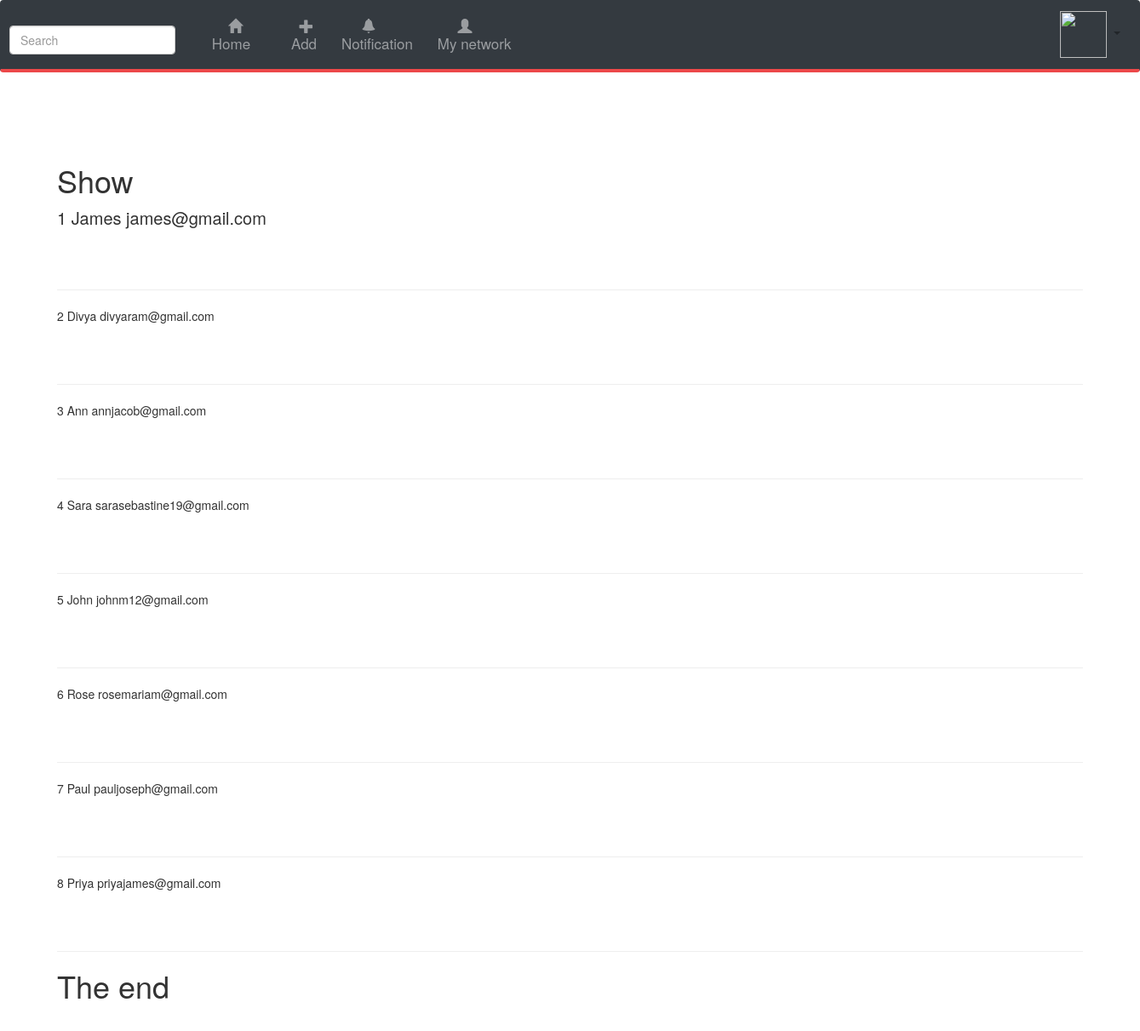
The page /show on the database its author committed.
### Main.py (models this page shows)
class User(db.Model):
    id = db.Column(db.Integer, primary_key=True)
    name = db.Column(db.String(50))
    email = db.Column(db.String(50))
    password = db.Column(db.String(50))

### Main.py (the view)
@app.route('/show')
def show():
    show_user = User.query.all()
    return render_template('show.html', show_user=show_user)

### templates/show.html
{% extends "layout.html"%} {% block content%}
<h1>Show</h1>
<p style="font-size:20px">
    {% for i in show_user %}
    {{i.id}} {{i.name}} {{ i.email }}
</p>
<br>
<br>
<hr> {% endfor %}
<h1>The end</h1>
{% endblock%}

### static/layout.css (style rules this page uses)
body { color:#1864ab; background-color:#f1f3f5; font-size:30px; }

### rows shown on the page
User: id "1", name "James", email "james@gmail.com"
User: id "2", name "Divya", email "divyaram@gmail.com"
User: id "3", name "Ann", email "annjacob@gmail.com"
User: id "4", name "Sara", email "sarasebastine19@gmail.com"
User: id "5", name "John", email "johnm12@gmail.com"
User: id "6", name "Rose", email "rosemariam@gmail.com"
User: id "7", name "Paul", email "pauljoseph@gmail.com"
User: id "8", name "Priya", email "priyajames@gmail.com"
